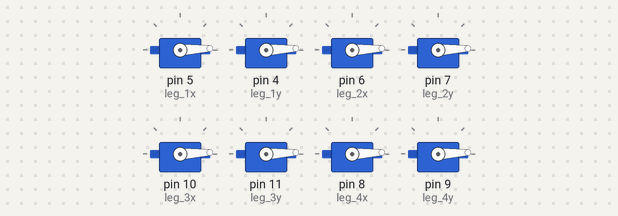
The sketch below on a simulated Arduino Uno, built with avr-gcc and run on an emulated ATmega328P. Parts: 8 × servo.

Above: at 0.05 s.
At 0.5 s:
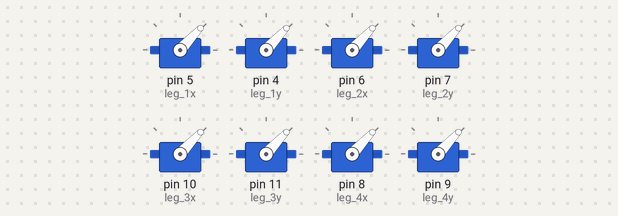
At 0.95 s:
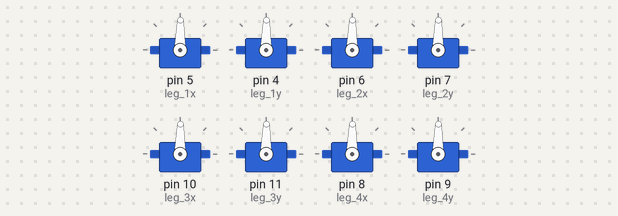
At 1.85 s:
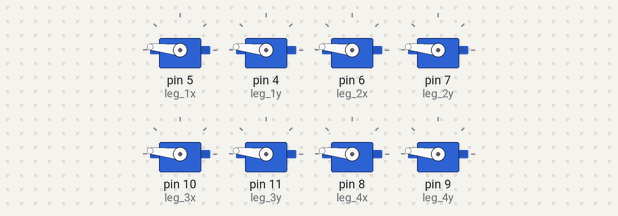
At 2.75 s:
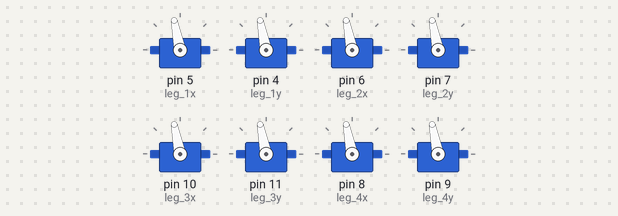
At 3.65 s:
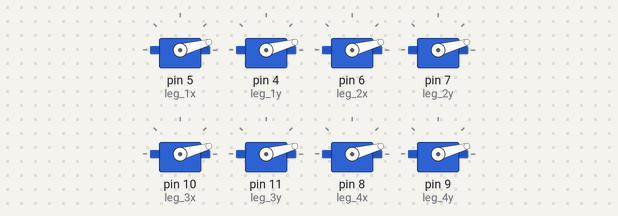
Timing chart, 0 to 8.8 s (numbered marks = the images above):
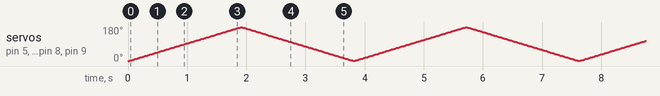

The sketch:

spiderbot.ino
```cpp
#include<Servo.h>
Servo leg_1x;
Servo leg_1y;
Servo leg_2x;
Servo leg_2y;
Servo leg_3x;
Servo leg_3y;
Servo leg_4x;
Servo leg_4y;
int servo_pos=0;
void setup() {
  // put your setup code here, to run once:
leg_1x.attach(5);
leg_1y.attach(4);
leg_2x.attach(6);
leg_2y.attach(7);
leg_3x.attach(10);
leg_3y.attach(11);
leg_4x.attach(8);
leg_4y.attach(9);
}

void loop() {
  // put your main code here, to run repeatedly:
  for(servo_pos=0;servo_pos<180;servo_pos++)
  {
    leg_1x.write(servo_pos);
    leg_1y.write(servo_pos);
    leg_2x.write(servo_pos);
    leg_2y.write(servo_pos);
    leg_3x.write(servo_pos);
    leg_3y.write(servo_pos);
    leg_4x.write(servo_pos);
    leg_4y.write(servo_pos);
    delay(10);
  }

for(servo_pos=180;servo_pos>0;servo_pos--)
  {
    leg_1x.write(servo_pos);
    leg_1y.write(servo_pos);
    leg_2x.write(servo_pos);
    leg_2y.write(servo_pos);
    leg_3x.write(servo_pos);
    leg_3y.write(servo_pos);
    leg_4x.write(servo_pos);
    leg_4y.write(servo_pos);
    delay(10);
  }


}
```
